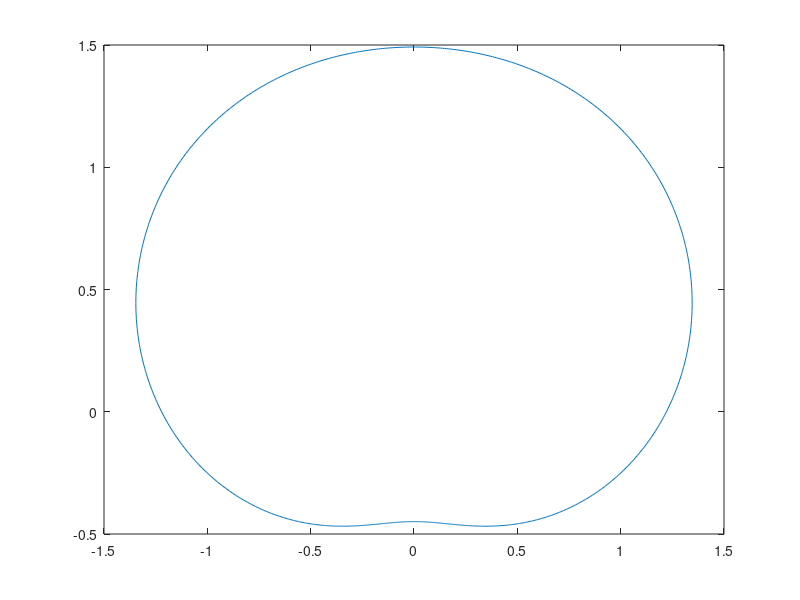
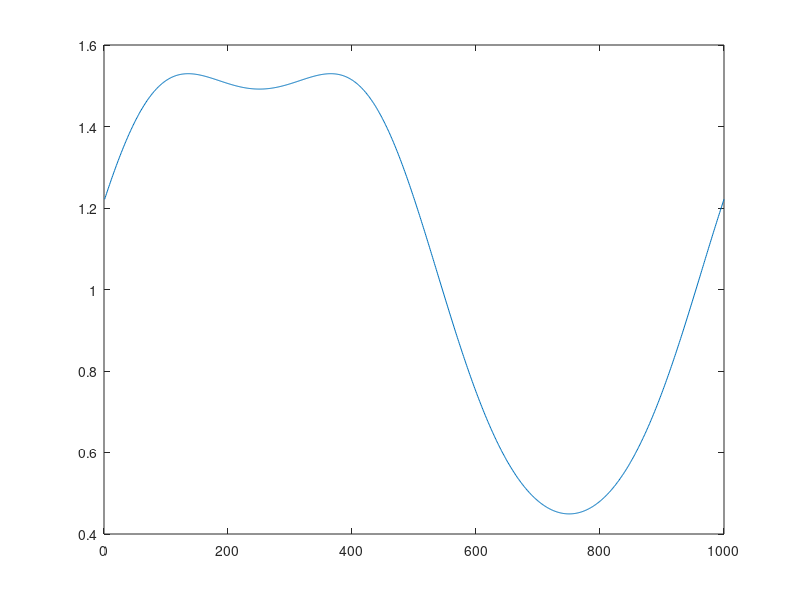

Reproduce these figures in MATLAB, in order. (Note: this script raises an error after producing the figures.)



r = @(theta) 2*(0.3*sin(theta)+0.1*cos(theta*2));
%r = @(theta) cos(theta);
h = @(theta) exp(r(theta));

atann = @(y,x) 2*atan(y./(sqrt(x.^2+y.^2)+x));

[X,Y] = meshgrid(-1:0.01:1);
xq = X(:);
yq = Y(:);

theta(1) = 0;
theta(2) = 0;
tt = linspace(0,2*pi,1000)';
ht = h(tt);
cost = cos(tt);
sint = sin(tt);

s = [ht.*cost+theta(1) ht.*sint+theta(2)];
figure(1)
plot(s(:,1),s(:,2));
figure(2)
plot(ht);

%% INpolygon is way to slow. We should we really do something better here

for i = 1:100
% arctan or inpolygon algorithm?
% 1. arctan
xc = xq-theta(1);
yc = yq-theta(2);
ind = sqrt(xc.^2+yc.^2) < h(atan2(yc,xc));
val = xc*0;
val(ind) = 1;

figure(1)
%surf(X,Y,reshape(val,[length(X),length(X)]));
%view(2)

% 2. inpolygon
s = [ht.*cost+theta(1) ht.*sint+theta(2)];
ind2 = inpoly2([xq yq],s);

val2 = xc*0;
val2(ind2) = 1;
%figure(2)
%surf(X,Y,reshape(val2,[length(X),length(X)]));
%view(2)
norm(val-val2)
i
end